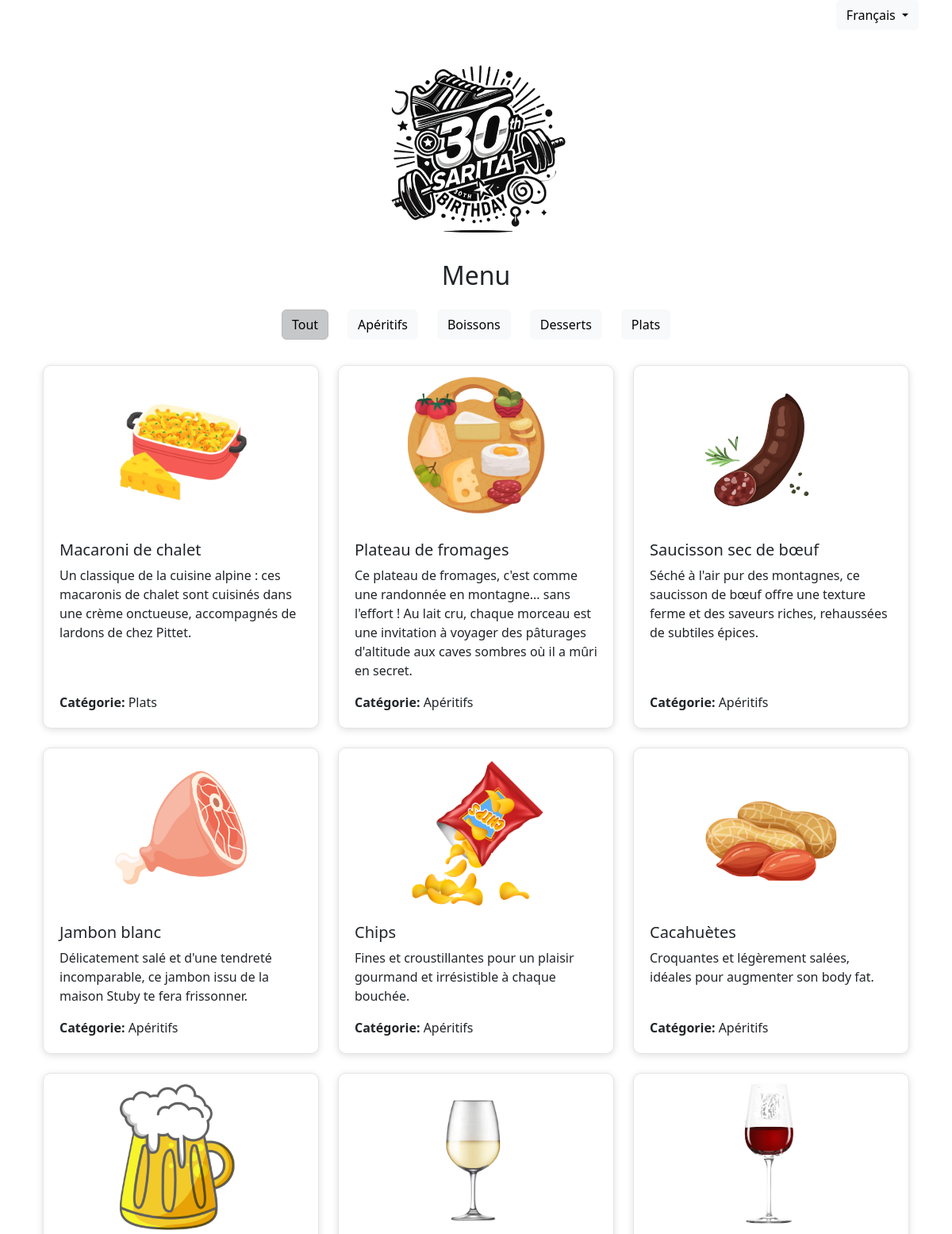
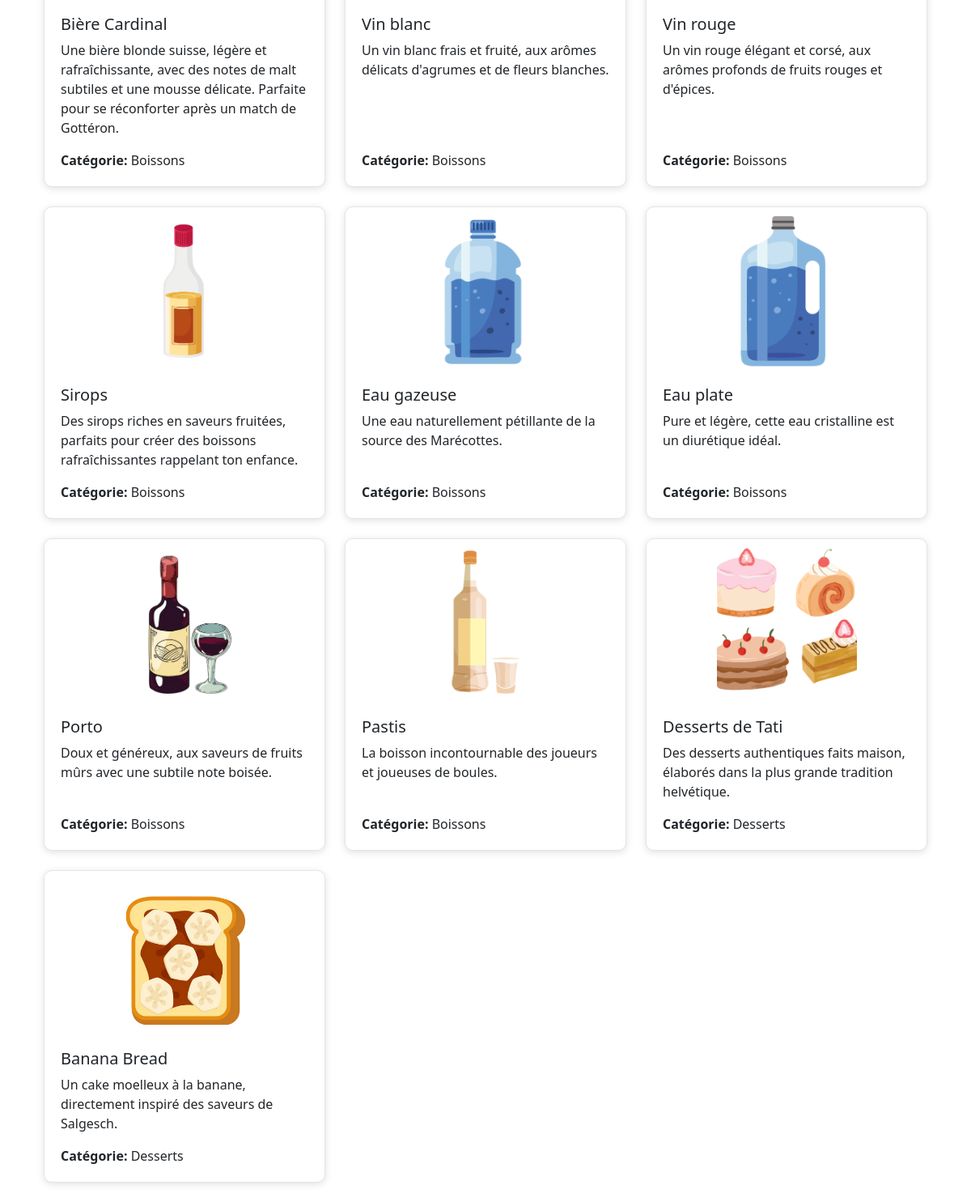
The page / on the database its author committed (2 pictures, top to bottom).
### app.py (models this page shows)
class MenuItem(db.Model):
    id = db.Column(db.Integer, primary_key = True)
    name_fr = db.Column(db.String(100), nullable = False)
    name_de = db.Column(db.String(100), nullable = False)
    description_fr = db.Column(db.String(200), nullable = False)
    description_de = db.Column(db.String(200), nullable = False)
    category_fr = db.Column(db.String(50), nullable = True)
    category_de = db.Column(db.String(50), nullable = True)
    image_path = db.Column(db.String(100), nullable = False)

### app.py (the view)
@app.route('/')
def menu():
    items = MenuItem.query.all()
    categories = sorted({item.category_fr for item in items if item.category_fr})
    menu_title = 'Menu'
    category_title = 'Catégorie'
    filter_title = 'Tout'
    items_data = [{
        'name': item.name_fr,
        'description': item.description_fr,
        'category': item.category_fr,
        'image_path': item.image_path
    } for item in items]
    selected_language = session.get('lang', 'fr')
    return render_template('menu.html',
                           items=items_data,
                           categories=categories,
                           menu_title = menu_title,
                           category_title = category_title,
                           filter_title = filter_title,
                           language_route = '/fr',
                           selected_language = selected_language)

### templates/menu.html (shortened to what this page needs)
{% extends "base.html" %}
{% block content %}
<div class="container">
    <div class="row justify-content-center mb-4">
        <div class="col-12 col-md-auto mb-2">
            <button class="btn btn-light filter-btn active" data-category="">{{ filter_title }}</button>
        </div>
        {% for category in categories %}
            <div class="col-12 col-md-auto mb-2">
                <button class="btn btn-light filter-btn" data-category="{{ category }}">{{ category }}</button>
            </div>
        {% endfor %}
    </div>
    <div class="row" id="menu-items">
        {% for item in items %}
            <div class="col-md-4 mb-4">
                <div class="card d-flex flex-column h-100">
                    <img src="{{ url_for('static', filename=item.image_path) }}" class="card-img-top fixed-image" alt="{{ item.name }}" >
                    <div class="card-body d-flex flex-column">
                        <h5 class="card-title">{{ item.name}}</h5>
                        <p class="card-text">{{ item.description }}</p>
                        <p class="card-text mt-auto">
                            <strong>{{category_title}}:</strong> {{ item.category }}
                        </p>
                    </div>
                </div>
            </div>
        {% endfor %}
    </div>
</div>
{% endblock %}

### static/css/style.css (style rules this page uses)
.card { border: 1px solid #e6e5e5; border-radius: 10px; box-shadow: rgba(99, 99, 99, 0.2) 0px 2px 8px 0px; display: flex; flex-direction: column; justify-content: space-between; }
.card-body { padding: 20px; }
.fixed-image { width: 50%; height: 200px; object-fit: cover; display: block; margin-left: auto; margin-right: auto; }

### rows shown on the page
MenuItem: category_fr "Apéritifs", image_path (picture), name "Plateau de fromages", description "Ce plateau de fromages, c'est comme une randonnée en montagne... sans l'effort ! Au lait cru, chaque morceau est une invitation à voyager des pâturages d'altitude aux caves sombres où il a mûri en secret.", category_title "Catégorie", category "Apéritifs"
MenuItem: category_fr "Boissons", image_path (picture), name "Bière Cardinal", description "Une bière blonde suisse, légère et rafraîchissante, avec des notes de malt subtiles et une mousse délicate. Parfaite pour se réconforter après un match de Gottéron.", category_title "Catégorie", category "Boissons"
MenuItem: category_fr "Desserts", image_path (picture), name "Desserts de Tati", description "Des desserts authentiques faits maison, élaborés dans la plus grande tradition helvétique.", category_title "Catégorie", category "Desserts"
MenuItem: category_fr "Plats", image_path (picture), name "Macaroni de chalet", description "Un classique de la cuisine alpine : ces macaronis de chalet sont cuisinés dans une crème onctueuse, accompagnés de lardons de chez Pittet.", category_title "Catégorie", category "Plats"
MenuItem: image_path (picture), name "Saucisson sec de bœuf", description "Séché à l'air pur des montagnes, ce saucisson de bœuf offre une texture ferme et des saveurs riches, rehaussées de subtiles épices.", category_title "Catégorie", category "Apéritifs"
MenuItem: image_path (picture), name "Jambon blanc", description "Délicatement salé et d'une tendreté incomparable, ce jambon issu de la maison Stuby te fera frissonner.", category_title "Catégorie", category "Apéritifs"
MenuItem: image_path (picture), name "Chips", description "Fines et croustillantes pour un plaisir gourmand et irrésistible à chaque bouchée.", category_title "Catégorie", category "Apéritifs"
MenuItem: image_path (picture), name "Cacahuètes", description "Croquantes et légèrement salées, idéales pour augmenter son body fat.", category_title "Catégorie", category "Apéritifs"
MenuItem: image_path (picture), name "Vin blanc", description "Un vin blanc frais et fruité, aux arômes délicats d'agrumes et de fleurs blanches.", category_title "Catégorie", category "Boissons"
MenuItem: image_path (picture), name "Vin rouge", description "Un vin rouge élégant et corsé, aux arômes profonds de fruits rouges et d'épices.", category_title "Catégorie", category "Boissons"
MenuItem: image_path (picture), name "Sirops", description "Des sirops riches en saveurs fruitées, parfaits pour créer des boissons rafraîchissantes rappelant ton enfance.", category_title "Catégorie", category "Boissons"
MenuItem: image_path (picture), name "Eau gazeuse", description "Une eau naturellement pétillante de la source des Marécottes.", category_title "Catégorie", category "Boissons"
MenuItem: image_path (picture), name "Eau plate", description "Pure et légère, cette eau cristalline est un diurétique idéal.", category_title "Catégorie", category "Boissons"
MenuItem: image_path (picture), name "Porto", description "Doux et généreux, aux saveurs de fruits mûrs avec une subtile note boisée.", category_title "Catégorie", category "Boissons"
MenuItem: image_path (picture), name "Pastis", description "La boisson incontournable des joueurs et joueuses de boules.", category_title "Catégorie", category "Boissons"
MenuItem: image_path (picture), name "Banana Bread", description "Un cake moelleux à la banane, directement inspiré des saveurs de Salgesch.", category_title "Catégorie", category "Desserts"

### other values the page prints
{{ menu_title }} "Menu"
{{ filter_title }} "Tout"
